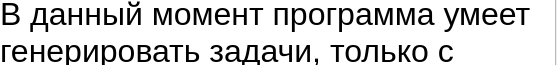
<?xml version="1.0" encoding="UTF-8"?>
<ui version="4.0">
 <class>Form</class>
 <widget class="QWidget" name="Form">
  <property name="geometry">
   <rect>
    <x>0</x>
    <y>0</y>
    <width>557</width>
    <height>65</height>
   </rect>
  </property>
  <property name="windowTitle">
   <string>Form</string>
  </property>
  <widget class="QTextBrowser" name="textBrowser">
   <property name="geometry">
    <rect>
     <x>-5</x>
     <y>-9</y>
     <width>561</width>
     <height>311</height>
    </rect>
   </property>
   <property name="html">
    <string>&lt;!DOCTYPE HTML PUBLIC &quot;-//W3C//DTD HTML 4.0//EN&quot; &quot;http://www.w3.org/TR/REC-html40/strict.dtd&quot;&gt;
&lt;html&gt;&lt;head&gt;&lt;meta name=&quot;qrichtext&quot; content=&quot;1&quot; /&gt;&lt;style type=&quot;text/css&quot;&gt;
p, li { white-space: pre-wrap; }
&lt;/style&gt;&lt;/head&gt;&lt;body style=&quot; font-family:'.AppleSystemUIFont'; font-size:13pt; font-weight:400; font-style:normal;&quot;&gt;
&lt;p style=&quot; margin-top:0px; margin-bottom:0px; margin-left:0px; margin-right:0px; -qt-block-indent:0; text-indent:0px;&quot;&gt;&lt;span style=&quot; font-size:24pt;&quot;&gt;В данный момент программа умеет генерировать задачи, только с одной изменяемой переменной&lt;/span&gt;&lt;/p&gt;
&lt;p style=&quot;-qt-paragraph-type:empty; margin-top:0px; margin-bottom:0px; margin-left:0px; margin-right:0px; -qt-block-indent:0; text-indent:0px; font-size:24pt;&quot;&gt;&lt;br /&gt;&lt;/p&gt;&lt;/body&gt;&lt;/html&gt;</string>
   </property>
  </widget>
 </widget>
 <resources/>
 <connections/>
</ui>
